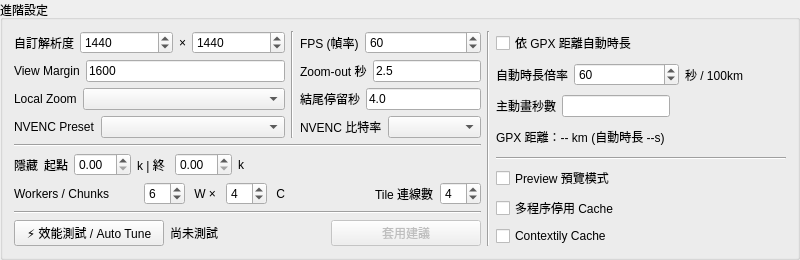
     <widget class="QGroupBox" name="groupBox">
      <property name="sizePolicy">
       <sizepolicy hsizetype="Preferred" vsizetype="Expanding">
        <horstretch>0</horstretch>
        <verstretch>0</verstretch>
       </sizepolicy>
      </property>
      <property name="maximumSize">
       <size>
        <width>16777215</width>
        <height>250</height>
       </size>
      </property>
      <property name="title">
       <string>進階設定</string>
      </property>
      <layout class="QGridLayout" name="gridLayout_3">
       <item row="0" column="0">
        <layout class="QVBoxLayout" name="verticalLayout">
         <item>
          <layout class="QHBoxLayout" name="horizontalLayout_12">
           <item>
            <widget class="QLabel" name="lbl_custom_res">
             <property name="toolTip">
              <string>用途：選擇輸出影片的解析度尺寸與畫面比例（9:16, 16:9, 1:1 等）。</string>
             </property>
             <property name="text">
              <string>自訂解析度</string>
             </property>
            </widget>
           </item>
           <item>
            <layout class="QHBoxLayout" name="horizontalLayout_custom_res">
             <item>
              <widget class="QSpinBox" name="spin_width">
               <property name="sizePolicy">
                <sizepolicy hsizetype="Expanding" vsizetype="Fixed">
                 <horstretch>0</horstretch>
                 <verstretch>0</verstretch>
                </sizepolicy>
               </property>
               <property name="minimum">
                 <number>240</number>
                </property>
                <property name="maximum">
                 <number>7680</number>
                </property>
                <property name="singleStep">
                 <number>2</number>
                </property>
                <property name="value">
                 <number>1440</number>
                </property>
              </widget>
             </item>
             <item>
              <widget class="QLabel" name="lbl_x">
               <property name="text">
                <string>×</string>
               </property>
              </widget>
             </item>
             <item>
              <widget class="QSpinBox" name="spin_height">
               <property name="sizePolicy">
                <sizepolicy hsizetype="Expanding" vsizetype="Fixed">
                 <horstretch>0</horstretch>
                 <verstretch>0</verstretch>
                </sizepolicy>
               </property>
               <property name="minimum">
                 <number>240</number>
                </property>
                <property name="maximum">
                 <number>7680</number>
                </property>
                <property name="singleStep">
                 <number>2</number>
                </property>
                <property name="value">
                 <number>1440</number>
                </property>
              </widget>
             </item>
            </layout>
           </item>
          </layout>
         </item>
         <item>
          <layout class="QHBoxLayout" name="horizontalLayout_13">
           <item>
            <widget class="QLabel" name="lbl_view_margin">
             <property name="toolTip">
              <string>用途：控制主動畫鏡頭在摩托車位置周圍一次看多大的實際地理範圍（公尺，預設 1600）。</string>
             </property>
             <property name="text">
              <string>View Margin</string>
             </property>
            </widget>
           </item>
           <item>
            <widget class="QLineEdit" name="lineEdit_view_margin">
             <property name="toolTip">
              <string>用途：控制主動畫鏡頭在摩托車位置周圍一次看多大的實際地理範圍（公尺，預設 1600）。</string>
             </property>
             <property name="text">
              <string>1600</string>
             </property>
            </widget>
           </item>
          </layout>
         </item>
         <item>
          <layout class="QHBoxLayout" name="horizontalLayout_14">
           <item>
            <widget class="QLabel" name="lbl_local_zoom">
             <property name="toolTip">
              <string>用途：決定主動畫局部底圖下載的地圖縮放層級（預設 17 或 auto）。</string>
             </property>
             <property name="text">
              <string>Local Zoom</string>
             </property>
            </widget>
           </item>
           <item>
            <widget class="QComboBox" name="combo_local_zoom">
             <property name="sizePolicy">
              <sizepolicy hsizetype="Expanding" vsizetype="Fixed">
               <horstretch>0</horstretch>
               <verstretch>0</verstretch>
              </sizepolicy>
             </property>
             <property name="toolTip">
              <string>用途：決定主動畫局部底圖下載的地圖縮放層級（預設 17 或 auto）。</string>
             </property>
            </widget>
           </item>
          </layout>
         </item>
         <item>
          <layout class="QHBoxLayout" name="horizontalLayout_15">
           <item>
            <widget class="QLabel" name="lbl_preset">
             <property name="toolTip">
              <string>用途：控制 NVIDIA NVENC 速度與品質取捨（預設 p5）。</string>
             </property>
             <property name="text">
              <string>NVENC Preset</string>
             </property>
            </widget>
           </item>
           <item>
            <widget class="QComboBox" name="combo_preset">
             <property name="sizePolicy">
              <sizepolicy hsizetype="Expanding" vsizetype="Fixed">
               <horstretch>0</horstretch>
               <verstretch>0</verstretch>
              </sizepolicy>
             </property>
             <property name="toolTip">
              <string>用途：控制 NVIDIA NVENC 速度與品質取捨（預設 p5）。</string>
             </property>
            </widget>
           </item>
          </layout>
         </item>
        </layout>
       </item>
       <item row="0" column="1">
        <widget class="Line" name="line_2">
         <property name="orientation">
          <enum>Qt::Orientation::Vertical</enum>
         </property>
        </widget>
       </item>
       <item row="0" column="2">
        <layout class="QVBoxLayout" name="verticalLayout_2">
         <item>
          <layout class="QHBoxLayout" name="horizontalLayout_16">
           <item>
            <widget class="QLabel" name="lbl_fps">
             <property name="toolTip">
              <string>用途：設定輸出影片每秒包含多少幀（預設 60 FPS）。</string>
             </property>
             <property name="text">
              <string>FPS (幀率)</string>
             </property>
            </widget>
           </item>
           <item>
            <widget class="QSpinBox" name="spin_fps">
             <property name="sizePolicy">
              <sizepolicy hsizetype="Expanding" vsizetype="Fixed">
               <horstretch>0</horstretch>
               <verstretch>0</verstretch>
              </sizepolicy>
             </property>
             <property name="toolTip">
              <string>用途：設定輸出影片每秒包含多少幀（預設 60 FPS）。</string>
             </property>
             <property name="value">
              <number>60</number>
             </property>
            </widget>
           </item>
          </layout>
         </item>
         <item>
          <layout class="QHBoxLayout" name="horizontalLayout_17">
           <item>
            <widget class="QLabel" name="lbl_zoomout">
             <property name="toolTip">
              <string>用途：主動畫跑完後，鏡頭從局部視角拉遠到完整路線 overview 所花的時間（秒）。</string>
             </property>
             <property name="text">
              <string>Zoom-out 秒</string>
             </property>
            </widget>
           </item>
           <item>
            <widget class="QLineEdit" name="lineEdit_zoomout">
             <property name="toolTip">
              <string>用途：主動畫跑完後，鏡頭從局部視角拉遠到完整路線 overview 所花的時間（秒）。</string>
             </property>
             <property name="text">
              <string>2.5</string>
             </property>
            </widget>
           </item>
          </layout>
         </item>
         <item>
          <layout class="QHBoxLayout" name="horizontalLayout_18">
           <item>
            <widget class="QLabel" name="lbl_end_hold">
             <property name="toolTip">
              <string>用途：完整路徑與 RIDE STATS 出現後，畫面維持多久再結束影片（秒）。</string>
             </property>
             <property name="text">
              <string>結尾停留秒</string>
             </property>
            </widget>
           </item>
           <item>
            <layout class="QHBoxLayout" name="horizontalLayout_19">
             <item>
              <widget class="QLineEdit" name="lineEdit_end_hold">
               <property name="toolTip">
                <string>用途：完整路徑與 RIDE STATS 出現後，畫面維持多久再結束影片（秒）。</string>
               </property>
               <property name="text">
                <string>4.0</string>
               </property>
              </widget>
             </item>
            </layout>
           </item>
          </layout>
         </item>
         <item>
          <layout class="QHBoxLayout" name="horizontalLayout_20">
           <item>
            <widget class="QLabel" name="lbl_bitrate">
             <property name="toolTip">
              <string>用途：設定 H.264 NVENC 輸出碼率（預設 30M）。</string>
             </property>
             <property name="text">
              <string>NVENC 比特率</string>
             </property>
            </widget>
           </item>
           <item>
            <widget class="QComboBox" name="combo_bitrate">
             <property name="sizePolicy">
              <sizepolicy hsizetype="Expanding" vsizetype="Fixed">
               <horstretch>0</horstretch>
               <verstretch>0</verstretch>
              </sizepolicy>
             </property>
             <property name="toolTip">
              <string>用途：設定 H.264 NVENC 輸出碼率（預設 30M）。</string>
             </property>
            </widget>
           </item>
          </layout>
         </item>
        </layout>
       </item>
       <item row="0" column="3" rowspan="6">
        <widget class="Line" name="line_3">
         <property name="orientation">
          <enum>Qt::Orientation::Vertical</enum>
         </property>
        </widget>
       </item>
       <item row="0" column="4" rowspan="6">
        <layout class="QVBoxLayout" name="verticalLayout_4">
         <item>
          <layout class="QGridLayout" name="gridLayout_2">
           <item row="0" column="0">
            <widget class="QCheckBox" name="chk_auto_duration">
             <property name="toolTip">
              <string>用途：依 GPX 總距離自動計算主動畫長度，讓不同長度的騎乘路線保持相近節奏。</string>
             </property>
             <property name="text">
              <string>依 GPX 距離自動時長</string>
             </property>
            </widget>
           </item>
           <item row="0" column="1" colspan="2">
            <spacer name="horizontalSpacer">
             <property name="orientation">
              <enum>Qt::Orientation::Horizontal</enum>
             </property>
             <property name="sizeHint" stdset="0">
              <size>
               <width>73</width>
               <height>13</height>
              </size>
             </property>
            </spacer>
           </item>
           <item row="1" column="0" colspan="3">
            <layout class="QHBoxLayout" name="horizontalLayout_21">
             <item>
              <widget class="QLabel" name="lbl_rate">
               <property name="toolTip">
                <string>用途：自動時長的節奏倍率。公式約為：距離 km ÷ 100 × 此數值（預設 60 秒/100km）。</string>
               </property>
               <property name="text">
                <string>自動時長倍率</string>
               </property>
              </widget>
             </item>
             <item>
              <layout class="QHBoxLayout" name="horizontalLayout_rate">
               <item>
                <widget class="QSpinBox" name="spin_seconds_per_100km">
                 <property name="sizePolicy">
                  <sizepolicy hsizetype="Expanding" vsizetype="Fixed">
                   <horstretch>0</horstretch>
                   <verstretch>0</verstretch>
                  </sizepolicy>
                 </property>
                 <property name="value">
                  <number>60</number>
                 </property>
                </widget>
               </item>
               <item>
                <widget class="QLabel" name="lbl_rate_unit">
                 <property name="text">
                  <string>秒 / 100km</string>
                 </property>
                </widget>
               </item>
              </layout>
             </item>
            </layout>
           </item>
           <item row="1" column="3">
            <spacer name="horizontalSpacer_2">
             <property name="orientation">
              <enum>Qt::Orientation::Horizontal</enum>
             </property>
             <property name="sizeHint" stdset="0">
              <size>
               <width>37</width>
               <height>13</height>
              </size>
             </property>
            </spacer>
           </item>
           <item row="2" column="0" colspan="2">
            <layout class="QHBoxLayout" name="horizontalLayout">
             <item>
              <widget class="QLabel" name="lbl_duration">
               <property name="toolTip">
                <string>用途：控制摩托車沿 GPX 路徑播放的主動畫長度（秒）。</string>
               </property>
               <property name="text">
                <string>主動畫秒數</string>
               </property>
              </widget>
             </item>
             <item>
              <widget class="QLineEdit" name="lineEdit_duration">
               <property name="toolTip">
                <string>用途：控制摩托車沿 GPX 路徑播放的主動畫長度（秒）。</string>
               </property>
              </widget>
             </item>
            </layout>
           </item>
           <item row="2" column="2" colspan="2">
            <spacer name="horizontalSpacer_3">
             <property name="orientation">
              <enum>Qt::Orientation::Horizontal</enum>
             </property>
             <property name="sizeHint" stdset="0">
              <size>
               <width>110</width>
               <height>13</height>
              </size>
             </property>
            </spacer>
           </item>
           <item row="3" column="0" colspan="2">
            <widget class="QLabel" name="label_distance_info">
             <property name="toolTip">
              <string>用途：依 GPX 總距離自動計算主動畫長度，讓不同長度的騎乘路線保持相近節奏。</string>
             </property>
             <property name="text">
              <string>GPX 距離：-- km (自動時長 --s)</string>
             </property>
            </widget>
           </item>
           <item row="3" column="2">
            <spacer name="horizontalSpacer_4">
             <property name="orientation">
              <enum>Qt::Orientation::Horizontal</enum>
             </property>
             <property name="sizeHint" stdset="0">
              <size>
               <width>40</width>
               <height>20</height>
              </size>
             </property>
            </spacer>
           </item>
          </layout>
         </item>
         <item>
          <widget class="Line" name="line_4">
           <property name="orientation">
            <enum>Qt::Orientation::Horizontal</enum>
           </property>
          </widget>
         </item>
         <item>
          <widget class="QCheckBox" name="chk_preview">
           <property name="toolTip">
            <string>用途：只渲染一小段主動畫，快速檢查 HUD、路徑、地圖與畫質設定。</string>
           </property>
           <property name="text">
            <string>Preview 預覽模式</string>
           </property>
          </widget>
         </item>
         <item>
          <widget class="QCheckBox" name="chk_disable_parallel_cache">
           <property name="toolTip">
            <string>用途：在多程序 worker 裡關閉 contextily/joblib 的磁碟 cache。</string>
           </property>
           <property name="text">
            <string>多程序停用 Cache</string>
           </property>
          </widget>
         </item>
         <item>
          <widget class="QCheckBox" name="chk_contextily_cache">
           <property name="toolTip">
            <string>用途：讓 contextily/joblib 將下載與處理結果保存到磁碟 cache。</string>
           </property>
           <property name="text">
            <string>Contextily Cache</string>
           </property>
          </widget>
         </item>
        </layout>
       </item>
       <item row="1" column="0" colspan="3">
        <widget class="Line" name="line">
         <property name="orientation">
          <enum>Qt::Orientation::Horizontal</enum>
         </property>
        </widget>
       </item>
       <item row="2" column="0">
        <layout class="QHBoxLayout" name="horizontalLayout_22">
         <item>
          <widget class="QLabel" name="lbl_hide_privacy">
           <property name="toolTip">
            <string>用途：控制主動畫前段隱藏的 GPX 軌跡距離 (0~50 km)，保護起點隱私。</string>
           </property>
           <property name="text">
            <string>隱藏</string>
           </property>
          </widget>
         </item>
         <item>
          <layout class="QHBoxLayout" name="horizontalLayout_hide">
           <item>
            <widget class="QLabel" name="lbl_hide_start">
             <property name="text">
              <string>起點</string>
             </property>
            </widget>
           </item>
           <item>
            <widget class="QDoubleSpinBox" name="spin_hide_start">
             <property name="sizePolicy">
              <sizepolicy hsizetype="Maximum" vsizetype="Fixed">
               <horstretch>0</horstretch>
               <verstretch>0</verstretch>
              </sizepolicy>
             </property>
            </widget>
           </item>
           <item>
            <widget class="QLabel" name="lbl_hide_end">
             <property name="text">
              <string>k | 終 </string>
             </property>
            </widget>
           </item>
           <item>
            <widget class="QDoubleSpinBox" name="spin_hide_end">
             <property name="sizePolicy">
              <sizepolicy hsizetype="Maximum" vsizetype="Fixed">
               <horstretch>0</horstretch>
               <verstretch>0</verstretch>
              </sizepolicy>
             </property>
            </widget>
           </item>
           <item>
            <widget class="QLabel" name="lbl_hide_unit">
             <property name="text">
              <string>k</string>
             </property>
            </widget>
           </item>
           <item>
            <spacer name="horizontalSpacer_5">
             <property name="orientation">
              <enum>Qt::Orientation::Horizontal</enum>
             </property>
             <property name="sizeHint" stdset="0">
              <size>
               <width>40</width>
               <height>20</height>
              </size>
             </property>
            </spacer>
           </item>
          </layout>
         </item>
        </layout>
       </item>
       <item row="3" column="0">
        <layout class="QHBoxLayout" name="horizontalLayout_23">
         <item>
          <widget class="QLabel" name="lbl_workers_chunks">
           <property name="toolTip">
            <string>用途：同時使用多少個獨立渲染程序處理不同 chunks。</string>
           </property>
           <property name="text">
            <string>Workers / Chunks</string>
           </property>
          </widget>
         </item>
         <item>
          <layout class="QHBoxLayout" name="horizontalLayout_wc">
           <item>
            <widget class="QSpinBox" name="spin_workers">
             <property name="sizePolicy">
              <sizepolicy hsizetype="Maximum" vsizetype="Fixed">
               <horstretch>0</horstretch>
               <verstretch>0</verstretch>
              </sizepolicy>
             </property>
             <property name="value">
              <number>6</number>
             </property>
            </widget>
           </item>
           <item>
            <widget class="QLabel" name="lbl_wc_x">
             <property name="text">
              <string> W × </string>
             </property>
            </widget>
           </item>
           <item>
            <widget class="QSpinBox" name="spin_chunks">
             <property name="sizePolicy">
              <sizepolicy hsizetype="Maximum" vsizetype="Fixed">
               <horstretch>0</horstretch>
               <verstretch>0</verstretch>
              </sizepolicy>
             </property>
             <property name="value">
              <number>4</number>
             </property>
            </widget>
           </item>
           <item>
            <widget class="QLabel" name="lbl_wc_unit">
             <property name="text">
              <string> C</string>
             </property>
            </widget>
           </item>
          </layout>
         </item>
        </layout>
       </item>
       <item row="3" column="2">
        <layout class="QHBoxLayout" name="horizontalLayout_24">
         <item>
          <spacer name="horizontalSpacer_6">
           <property name="orientation">
            <enum>Qt::Orientation::Horizontal</enum>
           </property>
           <property name="sizeHint" stdset="0">
            <size>
             <width>40</width>
             <height>20</height>
            </size>
           </property>
          </spacer>
         </item>
         <item>
          <widget class="QLabel" name="lbl_tile_connections">
           <property name="toolTip">
            <string>用途：contextily 下載地圖 tile 時可同時使用的連線數（預設 4）。</string>
           </property>
           <property name="text">
            <string>Tile 連線數</string>
           </property>
          </widget>
         </item>
         <item>
          <widget class="QSpinBox" name="spin_tile_connections">
           <property name="sizePolicy">
            <sizepolicy hsizetype="Maximum" vsizetype="Fixed">
             <horstretch>0</horstretch>
             <verstretch>0</verstretch>
            </sizepolicy>
           </property>
           <property name="toolTip">
            <string>用途：contextily 下載地圖 tile 時可同時使用的連線數（預設 4）。</string>
           </property>
           <property name="value">
            <number>4</number>
           </property>
          </widget>
         </item>
        </layout>
       </item>
       <item row="4" column="0" colspan="3">
        <widget class="Line" name="line_5">
         <property name="orientation">
          <enum>Qt::Orientation::Horizontal</enum>
         </property>
        </widget>
       </item>
       <item row="5" column="0" colspan="3">
        <layout class="QHBoxLayout" name="horizontalLayout_autotune">
         <item>
          <widget class="QPushButton" name="btn_autotune">
           <property name="maximumSize">
            <size>
             <width>150</width>
             <height>16777215</height>
            </size>
           </property>
           <property name="toolTip">
            <string>用途：用短 benchmark 實測不同 Workers 數量的等效 FPS，再推薦接近峰值效能的最低 worker 數。</string>
           </property>
           <property name="text">
            <string>⚡ 效能測試 / Auto Tune</string>
           </property>
          </widget>
         </item>
         <item>
          <widget class="QLabel" name="label_autotune_result">
           <property name="toolTip">
            <string>用途：用短 benchmark 實測不同 Workers 數量的等效 FPS，再推薦接近峰值效能的最低 worker 數。</string>
           </property>
           <property name="text">
            <string>尚未測試</string>
           </property>
          </widget>
         </item>
         <item>
          <widget class="QPushButton" name="btn_apply_benchmark">
           <property name="enabled">
            <bool>false</bool>
           </property>
           <property name="maximumSize">
            <size>
             <width>150</width>
             <height>16777215</height>
            </size>
           </property>
           <property name="text">
            <string>套用建議</string>
           </property>
          </widget>
         </item>
        </layout>
       </item>
      </layout>
     </widget>
